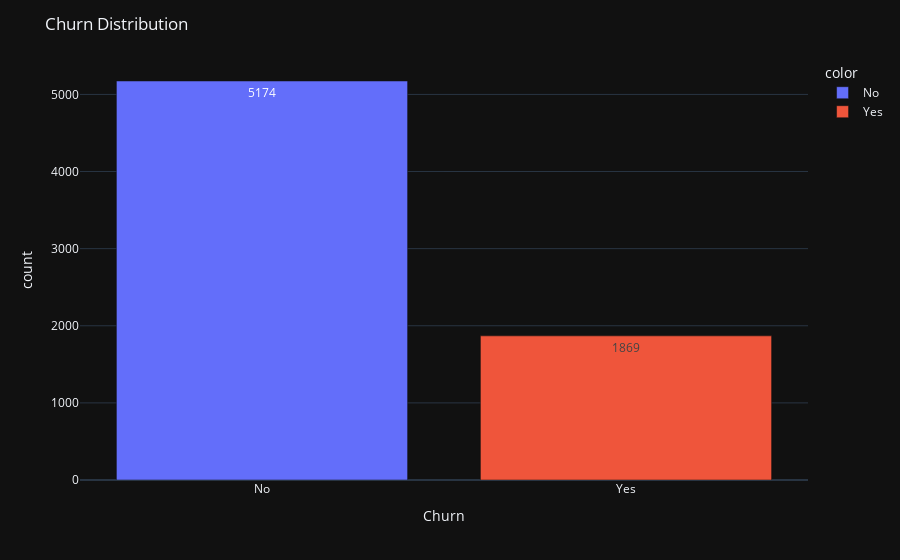

The cell this chart's notebook holds for it:
### Markdown cell above
### Exploratory Data Analysis

#### Churn count distribution

### Code cell
fig = px.bar(churn_clean, x=churn_clean.groupby('Churn')['tenure'].count().index, y=churn_clean.groupby('Churn')['Churn'].count().values,
             text =churn_clean.groupby('Churn')['Churn'].count(), color=churn_clean.Churn.unique())
fig.update_layout(title='Churn Distribution', xaxis_title='Churn', yaxis_title='count', template='plotly_dark')

### Figure 1 — Plotly figure (JSON) as saved in the notebook; plotly's stock layout.template omitted (floating-point values rounded to 4 significant figures)
{"data": [{"alignmentgroup": "True", "hovertemplate": "color=No<br>x=%{x}<br>y=%{y}<br>text=%{text}<extra></extra>", "legendgroup": "No", "marker": {"color": "#636efa"}, "name": "No", "offsetgroup": "No", "orientation": "v", "showlegend": true, "text": [5174], "textposition": "auto", "type": "bar", "x": ["No"], "xaxis": "x", "y": [5174], "yaxis": "y"}, {"alignmentgroup": "True", "hovertemplate": "color=Yes<br>x=%{x}<br>y=%{y}<br>text=%{text}<extra></extra>", "legendgroup": "Yes", "marker": {"color": "#EF553B"}, "name": "Yes", "offsetgroup": "Yes", "orientation": "v", "showlegend": true, "text": [1869], "textposition": "auto", "type": "bar", "x": ["Yes"], "xaxis": "x", "y": [1869], "yaxis": "y"}], "layout": {"barmode": "relative", "legend": {"title": {"text": "color"}, "tracegroupgap": 0}, "margin": {"t": 60}, "title": {"text": "Churn Distribution"}, "xaxis": {"anchor": "y", "domain": [0, 1], "title": {"text": "Churn"}}, "yaxis": {"anchor": "x", "domain": [0, 1], "title": {"text": "count"}}}}
